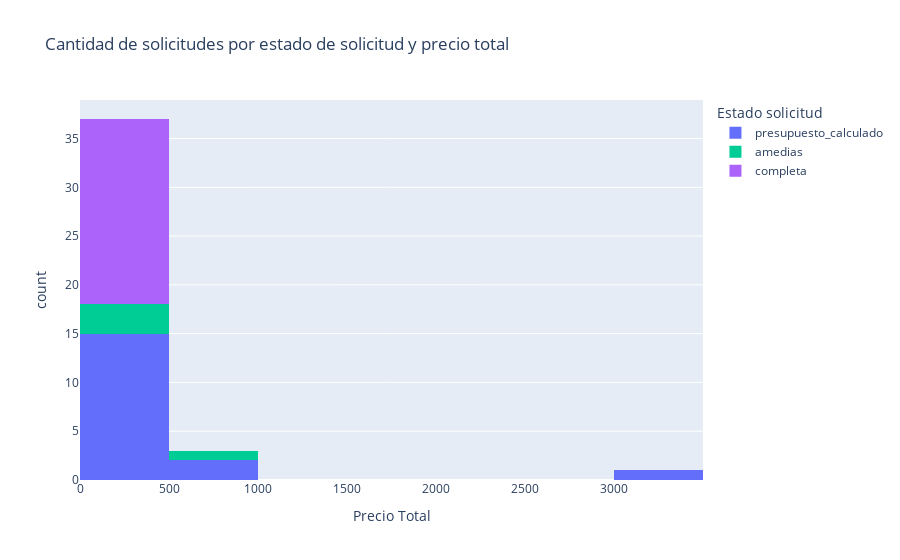

Notebook source saved alongside this figure:
### Code cell
px.histogram(dj_max, x='estimacionPrecioTotal', 
             color='estado_solicitud',
             title="Cantidad de solicitudes por estado de solicitud y precio total", 
             labels={'estado_solicitud': 'Estado solicitud','estimacionPrecioTotal': 'Precio Total'},
             nbins = 10
             )

### Figure 1 — Plotly figure (JSON) as saved in the notebook; plotly's stock layout.template omitted (floating-point values rounded to 4 significant figures)
{"data": [{"alignmentgroup": "True", "bingroup": "x", "hovertemplate": "Estado solicitud=presupuesto_calculado<br>Precio Total=%{x}<br>count=%{y}<extra></extra>", "legendgroup": "presupuesto_calculado", "marker": {"color": "#636efa", "pattern": {"shape": ""}}, "name": "presupuesto_calculado", "nbinsx": 10, "offsetgroup": "presupuesto_calculado", "orientation": "v", "showlegend": true, "type": "histogram", "x": [3000, 600, 600, 480, 456, 300, 300, 240, 216, 204, 144, 120, 120, 120, 96, 96, 60, 60, null], "xaxis": "x", "yaxis": "y"}, {"alignmentgroup": "True", "bingroup": "x", "hovertemplate": "Estado solicitud=amedias<br>Precio Total=%{x}<br>count=%{y}<extra></extra>", "legendgroup": "amedias", "marker": {"color": "#00cc96", "pattern": {"shape": ""}}, "name": "amedias", "nbinsx": 10, "offsetgroup": "amedias", "orientation": "v", "showlegend": true, "type": "histogram", "x": [600, 240, 180, 60], "xaxis": "x", "yaxis": "y"}, {"alignmentgroup": "True", "bingroup": "x", "hovertemplate": "Estado solicitud=completa<br>Precio Total=%{x}<br>count=%{y}<extra></extra>", "legendgroup": "completa", "marker": {"color": "#ab63fa", "pattern": {"shape": ""}}, "name": "completa", "nbinsx": 10, "offsetgroup": "completa", "orientation": "v", "showlegend": true, "type": "histogram", "x": [360, 360, 360, 300, 252, 240, 240, 240, 240, 180, 180, 180, 180, 180, 156, 141, 120, 120, 60], "xaxis": "x", "yaxis": "y"}], "layout": {"barmode": "relative", "legend": {"title": {"text": "Estado solicitud"}, "tracegroupgap": 0}, "title": {"text": "Cantidad de solicitudes por estado de solicitud y precio total"}, "xaxis": {"anchor": "y", "domain": [0, 1], "title": {"text": "Precio Total"}}, "yaxis": {"anchor": "x", "domain": [0, 1], "title": {"text": "count"}}}}
